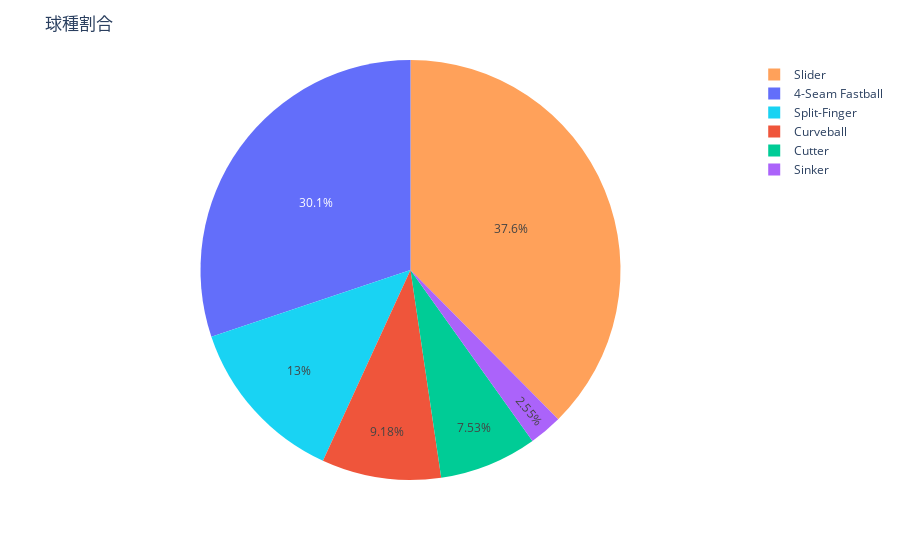

Here is the notebook cell this chart was saved with:
### Code cell
_fig = pie(df, key='pitch_name', title='球種割合')
_fig.show()

### Figure 1 — Plotly figure (JSON) as saved in the notebook; plotly's stock layout.template omitted (floating-point values rounded to 4 significant figures)
{"data": [{"customdata": [["4-Seam Fastball"], ["Curveball"], ["Cutter"], ["Sinker"], ["Slider"], ["Split-Finger"]], "domain": {"x": [0, 1], "y": [0, 1]}, "hovertemplate": "pitch_name=%{customdata[0]}<br>game_date=%{value}<extra></extra>", "labels": ["4-Seam Fastball", "Curveball", "Cutter", "Sinker", "Slider", "Split-Finger"], "legendgroup": "", "marker": {"colors": ["#636efa", "#EF553B", "#00cc96", "#ab63fa", "#FFA15A", "#19d3f3"]}, "name": "", "showlegend": true, "type": "pie", "values": [709, 216, 177, 60, 884, 306]}], "layout": {"autosize": true, "legend": {"title": {}, "tracegroupgap": 0}, "margin": {"t": 60}, "title": {"text": "球種割合"}}}
